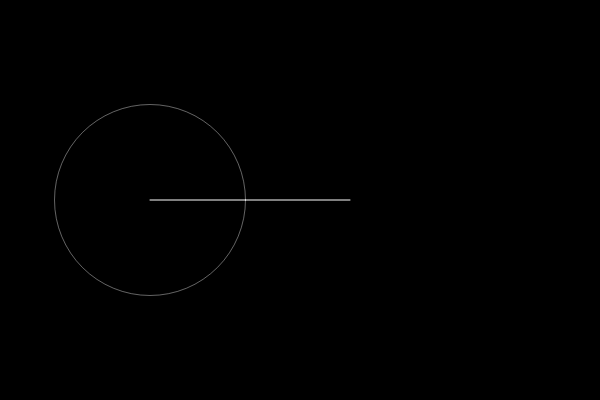
Frame 1 (no input)
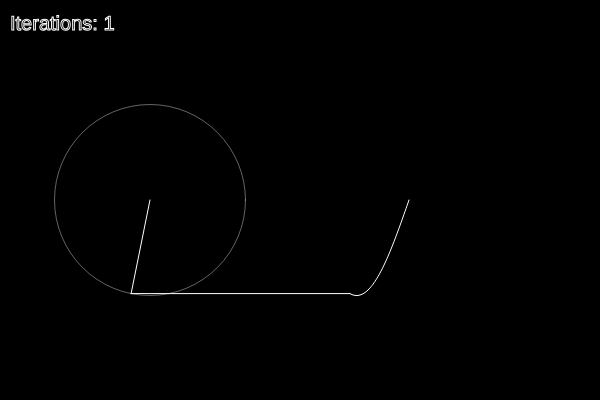
Frame 60 (no input)
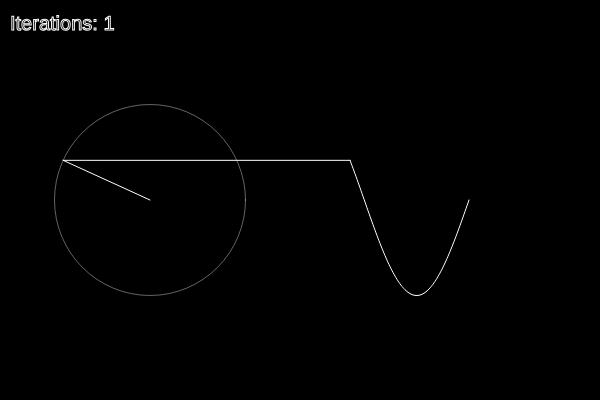
Frame 120 (the mouse pressed at the canvas centre since frame 60)

The p5.js sketch that drew these frames (run headless with seeded random() and noise() and a simulated clock; from frame 60 on, the mouse is pressed at the canvas centre):

// p5.js sketch
// ── sketch.js
let time = 0;
let wave = [];

let slider;

function setup () {
  createCanvas(600, 400);

  slider = createSlider(1, 20, 1);
}

function draw() {
  background(0);

  textSize(20);
  text('Iterations: ' + slider.value(), 10, 30);

  translate(150, 200);

  let x = 0;
  let y = 0;

  for (let i = 0; i < slider.value(); i++) {
    let prevx = x;
    let prevy = y;

    let n = i * 2 + 1;
    let radius = 75 * (4 / (n * PI))
    x += radius * cos(n * time);
    y += radius * sin(n * time);

    stroke(255, 100);
    noFill();
    ellipse(prevx, prevy, radius * 2);

    fill(255);
    stroke(255);
    line(prevx, prevy, x, y);
    // ellipse(x, y, 8);
  }
  wave.unshift(y);


  translate(200, 0);
  line(x - 200, y, 0, wave[0]);
  beginShape();
  noFill();
  for (let i = 0; i < wave.length; i++) {
    vertex(i, wave[i]);
  }
  endShape();

  if (wave.length > 200) {
    wave.pop();
  }


  time += 0.03;
}
